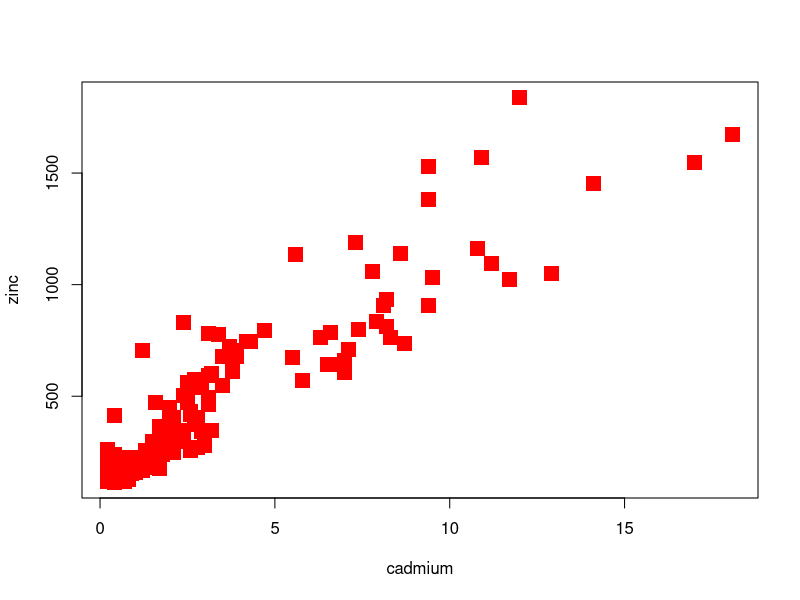
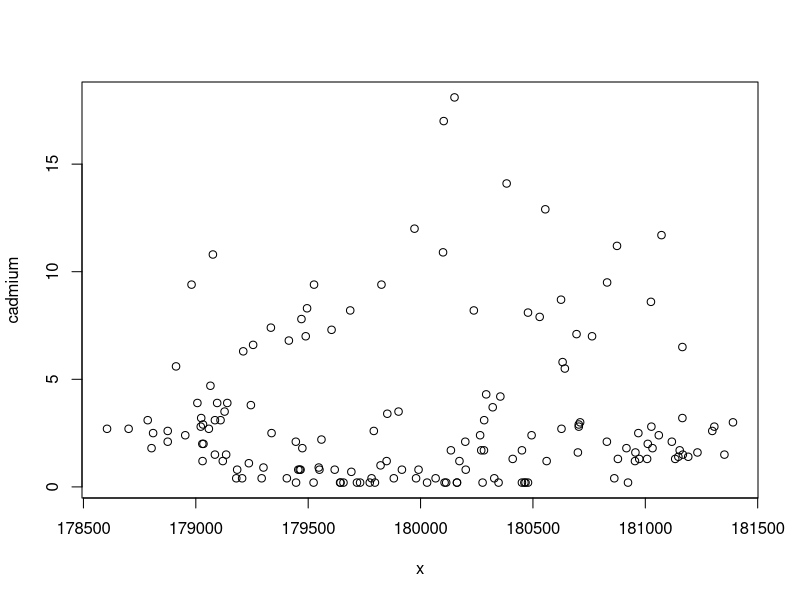
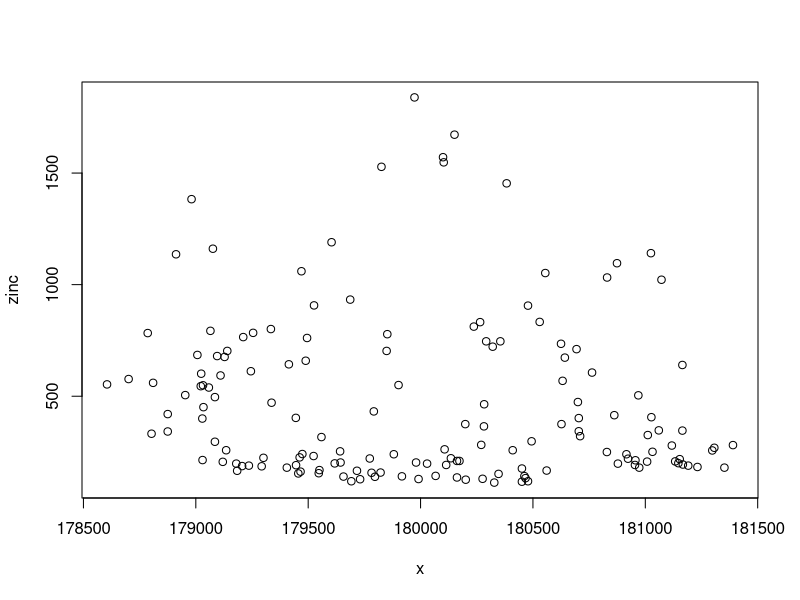
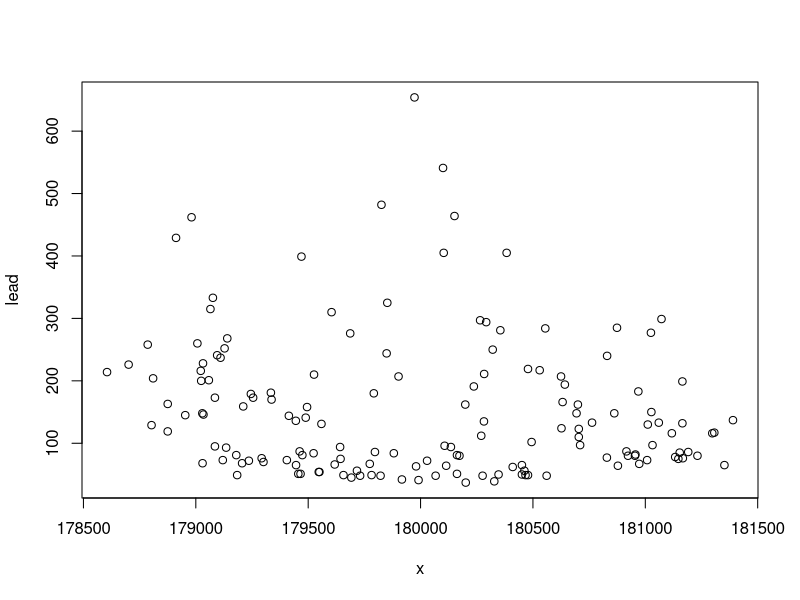
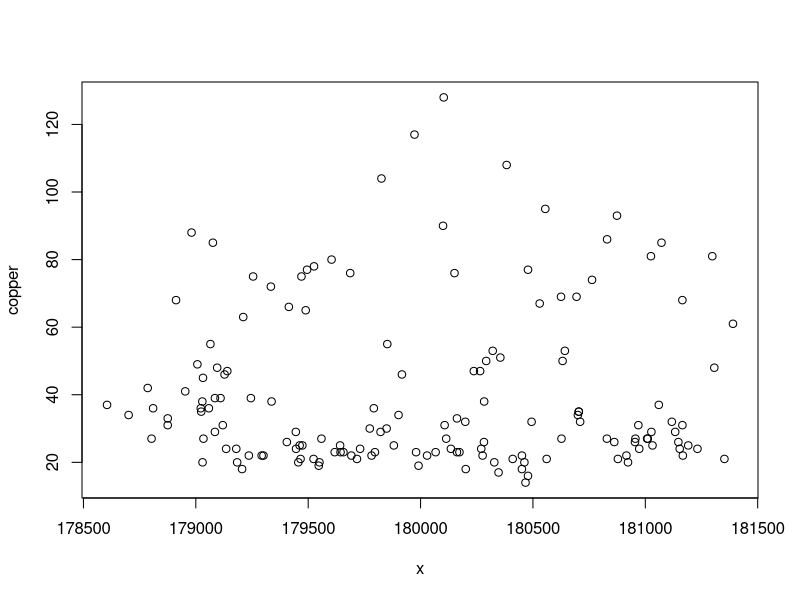
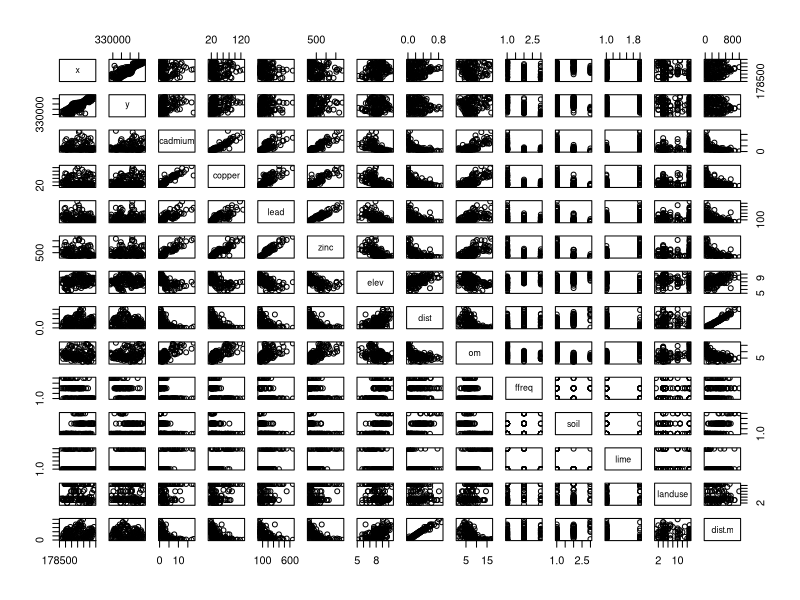
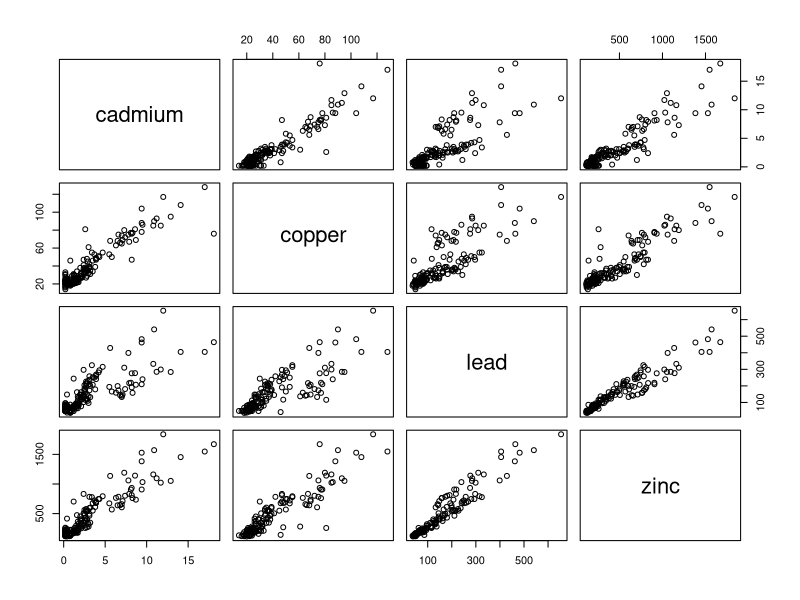
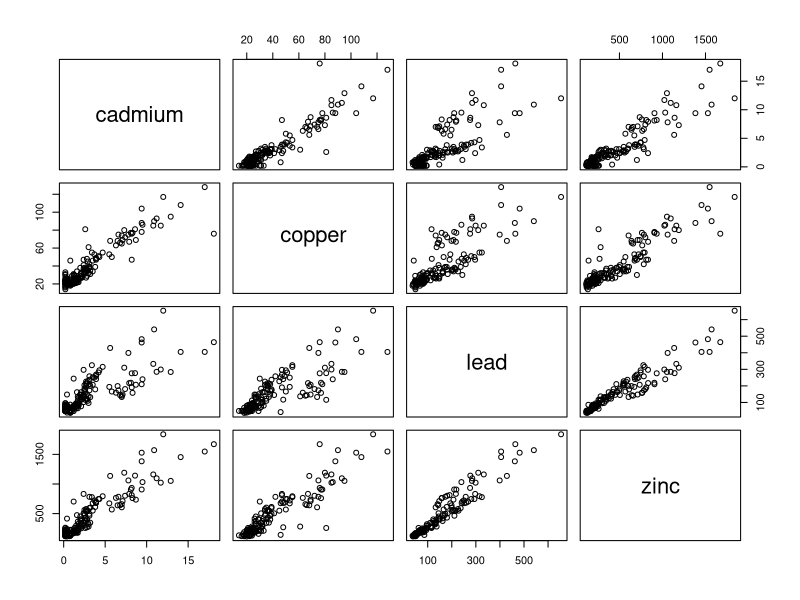

R code for these plots, in order:
### Multipanel in R: seeing correlation amoung ecological variable

                                                 # install.packages("sp")
install.packages("GGally")                       # this is required to use the function ggpairs() we would graphy

                                                 #require those library
library(sp)

data(meuse)                                      # there is a dataset available named meuse

                                                 #to fix the data set
attach(meuse)

                                                 # Exercise: see the names of the variables and plot cadmium versus zinc
                                                 # There are two ways to se the names of the variables:
names(meuse)
head(meuse)

                                                 #plot my variables
plot(cadmium,zinc,pch=15,col="red",cex=2)

                                                 # Exercise: make all the possible pairs plots of the dataset
plot(x,cadmium)
plot(x,zinc)
plot(x,lead)
plot(x,copper)
                                                 # plot(cadmium,zinc,pch=15,col="red",cex=2) an amateur exercise to prettify plots
                                                 # plot is not a good idea sometimes
pairs(meuse)
                                                 # selection of variables we want to plot together
pairs(~ cadmium + copper + lead + zinc, data=meuse)

pairs(meuse[,3:6])

                                                 # Exercise: prettify this graph
pairs(meuse[,3:6], col="red", pch=18, cex=1.5)


                                                 
pairs(meuse[,3:6])

                                                 # from 3(cadmium) to 6(zinc)
                                                 # 16 and 15 are the same function!

pairs(meuse[,3:6],pch=19)

library(GGally)                                  # GGally package will show infographic even better
ggpairs(meuse[,3:6])
